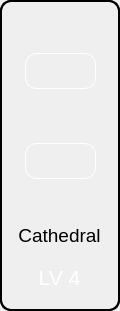
  <widget class="QGroupBox" name="groupBox4">
   <property name="geometry">
    <rect>
     <x>389</x>
     <y>60</y>
     <width>120</width>
     <height>311</height>
    </rect>
   </property>
   <property name="autoFillBackground">
    <bool>false</bool>
   </property>
   <property name="styleSheet">
    <string notr="true">background-image: url(:/SPCTF Logo/PixelGrass1.png);
color: rgb(255, 255, 255);
border-style: outset;
border-width: 2px;
border-radius: 11px;
border-color: black;
padding: 4px;</string>
   </property>
   <property name="title">
    <string/>
   </property>
   <widget class="QPushButton" name="pushButton4">
    <property name="geometry">
     <rect>
      <x>0</x>
      <y>0</y>
      <width>120</width>
      <height>311</height>
     </rect>
    </property>
    <property name="minimumSize">
     <size>
      <width>120</width>
      <height>311</height>
     </size>
    </property>
    <property name="maximumSize">
     <size>
      <width>120</width>
      <height>311</height>
     </size>
    </property>
    <property name="font">
     <font>
      <pointsize>16</pointsize>
      <weight>50</weight>
      <italic>false</italic>
      <bold>false</bold>
      <underline>false</underline>
      <strikeout>false</strikeout>
      <kerning>true</kerning>
     </font>
    </property>
    <property name="layoutDirection">
     <enum>Qt::LeftToRight</enum>
    </property>
    <property name="autoFillBackground">
     <bool>false</bool>
    </property>
    <property name="styleSheet">
     <string notr="true">background-image: url(:/SPCTF Logo/RAW IMG/PixelVolcano.png);
color: rgb(255, 255, 255);
border-style: outset;
border-width: 2px;
border-radius: 11px;
border-color: black;
padding: 4px;</string>
    </property>
    <property name="text">
     <string/>
    </property>
    <property name="checkable">
     <bool>false</bool>
    </property>
    <property name="autoRepeat">
     <bool>false</bool>
    </property>
    <property name="autoDefault">
     <bool>false</bool>
    </property>
    <property name="default">
     <bool>false</bool>
    </property>
   </widget>
   <widget class="QLabel" name="LV4_Label">
    <property name="enabled">
     <bool>true</bool>
    </property>
    <property name="geometry">
     <rect>
      <x>2</x>
      <y>220</y>
      <width>115</width>
      <height>31</height>
     </rect>
    </property>
    <property name="minimumSize">
     <size>
      <width>115</width>
      <height>31</height>
     </size>
    </property>
    <property name="maximumSize">
     <size>
      <width>115</width>
      <height>31</height>
     </size>
    </property>
    <property name="font">
     <font>
      <pointsize>14</pointsize>
     </font>
    </property>
    <property name="styleSheet">
     <string notr="true">background-image: url(:/SPCTF Logo/RAW IMG/color2.png);
color: rgb(0, 0, 0);
border-style: None;
border-width: 0px;
border-radius: 0px;
border-color: black;
padding: 0px;</string>
    </property>
    <property name="text">
     <string>&lt;html&gt;&lt;head/&gt;&lt;body&gt;&lt;p align=&quot;center&quot;&gt;Cathedral&lt;/p&gt;&lt;/body&gt;&lt;/html&gt;</string>
    </property>
    <property name="textFormat">
     <enum>Qt::RichText</enum>
    </property>
   </widget>
   <widget class="QLabel" name="LV4_Text">
    <property name="geometry">
     <rect>
      <x>2</x>
      <y>245</y>
      <width>115</width>
      <height>65</height>
     </rect>
    </property>
    <property name="font">
     <font>
      <pointsize>16</pointsize>
     </font>
    </property>
    <property name="styleSheet">
     <string notr="true">background-image: url(:/SPCTF Logo/RAW IMG/PixelVolcano.png);
color: rgb(255, 255, 255);
border-style: None;
border-width: 0px;
border-radius: 11px;
border-color: black;
padding: 0px;</string>
    </property>
    <property name="text">
     <string>&lt;html&gt;&lt;head/&gt;&lt;body&gt;&lt;p align=&quot;center&quot;&gt;LV 4&lt;/p&gt;&lt;/body&gt;&lt;/html&gt;</string>
    </property>
   </widget>
   <widget class="QPushButton" name="Dictionary_Button">
    <property name="geometry">
     <rect>
      <x>25</x>
      <y>53</y>
      <width>71</width>
      <height>36</height>
     </rect>
    </property>
    <property name="font">
     <font>
      <stylestrategy>PreferDefault</stylestrategy>
     </font>
    </property>
    <property name="autoFillBackground">
     <bool>false</bool>
    </property>
    <property name="styleSheet">
     <string notr="true">image: url(:/SPCTF Logo/RAW IMG/Dictionary.png);
background-image: url(:/SPCTF Logo/RAW IMG/color.png);
border-style: outset;
border-width: 1px;
border-radius: 11px;
border-color: white;
padding: 3px;</string>
    </property>
    <property name="text">
     <string/>
    </property>
   </widget>
   <widget class="QPushButton" name="Memory_Button">
    <property name="geometry">
     <rect>
      <x>25</x>
      <y>143</y>
      <width>71</width>
      <height>36</height>
     </rect>
    </property>
    <property name="font">
     <font>
      <stylestrategy>PreferDefault</stylestrategy>
     </font>
    </property>
    <property name="autoFillBackground">
     <bool>false</bool>
    </property>
    <property name="styleSheet">
     <string notr="true">image: url(:/SPCTF Logo/RAW IMG/EEPROM.png);
background-image: url(:/SPCTF Logo/RAW IMG/color.png);
border-style: outset;
border-width: 1px;
border-radius: 11px;
border-color: white;
padding: 3px;</string>
    </property>
    <property name="text">
     <string/>
    </property>
   </widget>
   <zorder>pushButton4</zorder>
   <zorder>LV4_Text</zorder>
   <zorder>LV4_Label</zorder>
   <zorder>Dictionary_Button</zorder>
   <zorder>Memory_Button</zorder>
  </widget>
